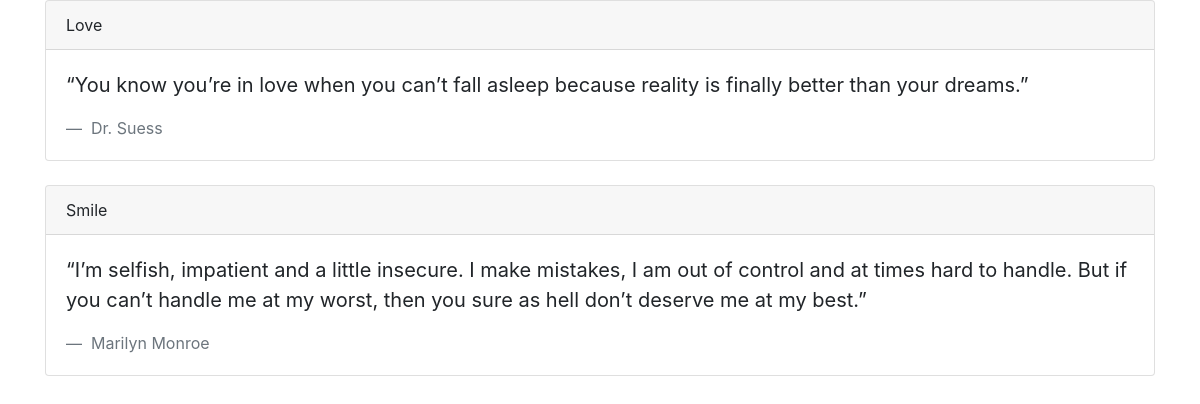
The app's page /, older data.
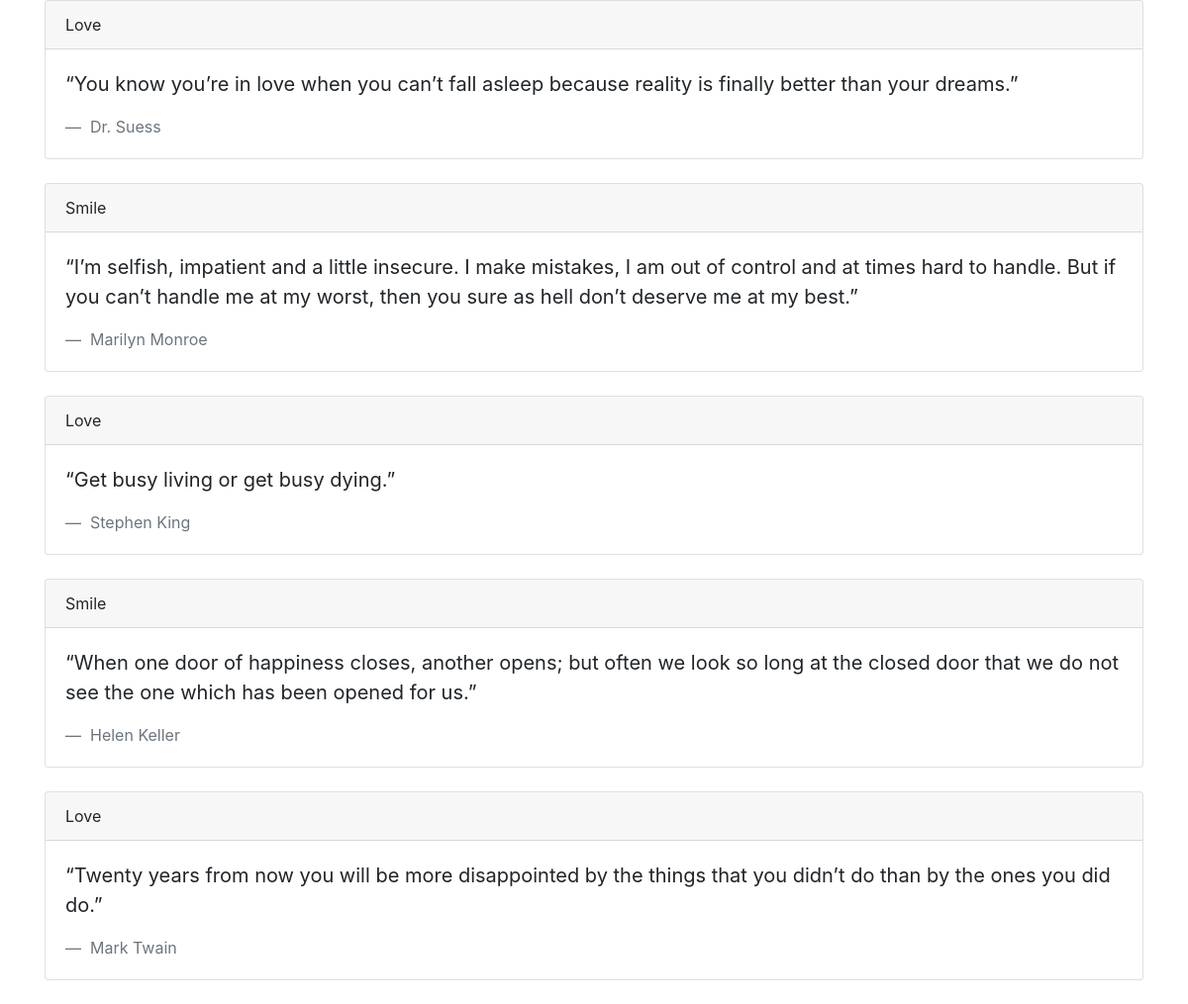
The same page, newer data.
### quotes/models.py (models this page shows, shortened)
class Quote(models.Model):
    quote = models.TextField(null=True)
    author = models.CharField(max_length=200,null=True)
    created = models.DateTimeField(editable=False,null=True)
    modified = models.DateTimeField(null=True)
    quote_category = models.ForeignKey(
        'QuoteCategory',
        on_delete= models.CASCADE
    )

class QuoteCategory(models.Model):
    title = models.CharField(max_length=50)

### quotes/views.py (the view)
# urls.py: path('',views.HomeView.as_view(),name= 'home' )
class HomeView(ListView):
    template_name = "home.html"
    model = Quote
    def get_queryset(self):
        query_set = super().get_queryset()
        return query_set.select_related
        ('quote_category')

### templates/home.html
{% extends 'base.html' %}
{% block body %}
      <div class=" container">
            {% for quote in object_list %}
            <div class="card">
            <div class="card-header">
                 {{ quote.quote_category.title }}
            </div>
                <div class="card-body">
                   <blockquote class="blockquote mb-0">
                      <p>
                          {{ quote.quote }}
                      </p>
                      <footer class="blockquote-footer">
                          {{ quote.author }}
                      </footer>
                   </blockquote>
                </div>
             </div>
                <br>
            {% endfor %}
      </div>
{% endblock %}

Row changes from the older to the newer data that the page shows:
added Quote: quote_category "Love", quote "“Get busy living or get busy dying.”", author "Stephen King"
added Quote: quote_category "Smile", quote "“When one door of happiness closes, another opens; but often we look so long at the closed door that we do not see the one which has been opened for us.”", author "Helen Keller"
added Quote: quote_category "Love", quote "“Twenty years from now you will be more disappointed by the things that you didn’t do than by the ones you did do.”", author "Mark Twain"
